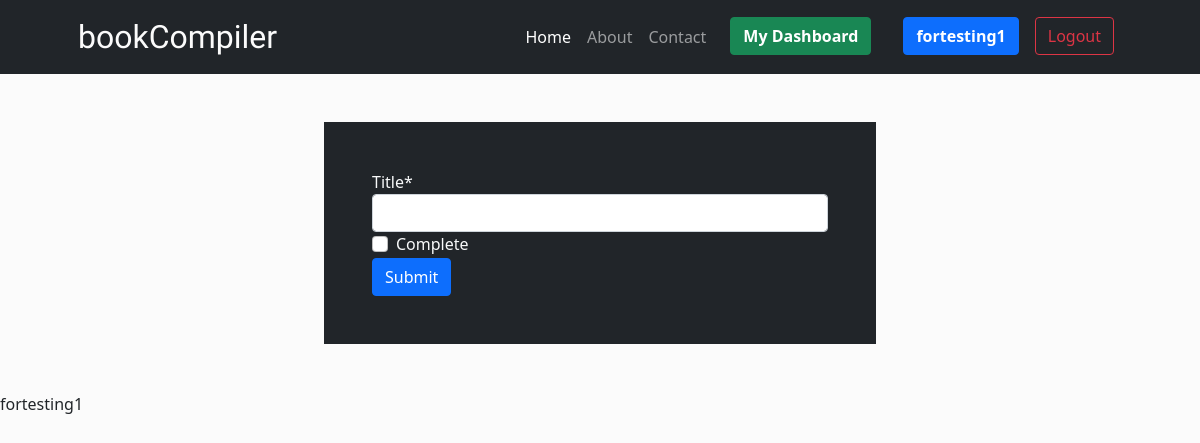
Before: /dashboard/ (signed in) with the older database file.
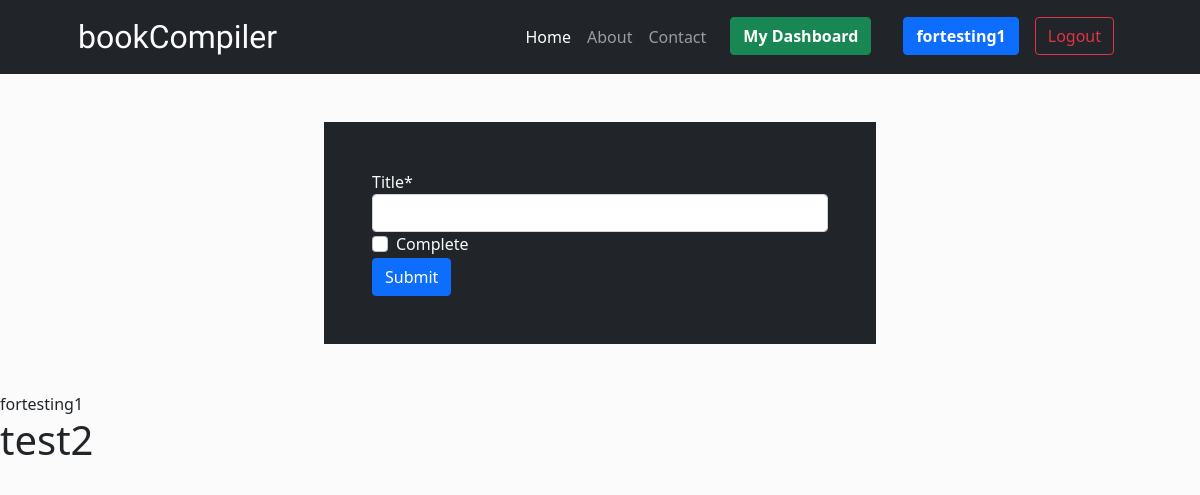
After: the same page with the newer database file.
### bookDashboard/models.py (models this page shows)
class book(models.Model):
    user = models.ForeignKey(User, on_delete=models.CASCADE)
    title = models.CharField(max_length=100)
    complete = models.BooleanField()
    def __str__(self):
        return self.title

### bookDashboard/views.py (the view)
# urls.py: path('',views.userView, name="dashboardView")
def userView(request):
    print(book.objects.filter(user__id=request.user.id))
    context = {}
    if request.method == "POST":
        form = newBookForm(data=request.POST, user=request.user)
        if form.is_valid():
            form.save()
            return redirect('dashboardView')
    else:
        form = newBookForm()
        context['form'] = newBookForm()
        context['userBooks'] = book.objects.filter(user_id=request.user.id)
    return render(request, 'bookDashboard/userDashboard.html', context)

### bookDashboard/forms.py (shortened to what this page needs)
class newBookForm(ModelForm):
    def __init__(self, **kwargs):
        self.user = kwargs.pop('user', None)
        super(newBookForm, self).__init__(**kwargs)
    class Meta:
        model = book
        fields = ['title','complete']

### bookDashboard/templates/bookDashboard/userDashboard.html
{% extends 'base.html' %} {% block content %} {% load crispy_forms_tags %}
<div class="d-flex justify-content-center p-5">
<div class="w-50">
<form class="bg-dark text-light p-5" action="{% url 'dashboardView' %}" method="post">
    {% csrf_token %} {{ form|crispy }}
    <input type="submit" class="btn btn-primary"/>
</form>
</div>
</div>
{{ user.username }}
{% for book in userBooks %}
<h1> {{ book.title }} </h1>
{% endfor %}
{% endblock %}

Changed rows visible on the page:
added book: title "test2"
